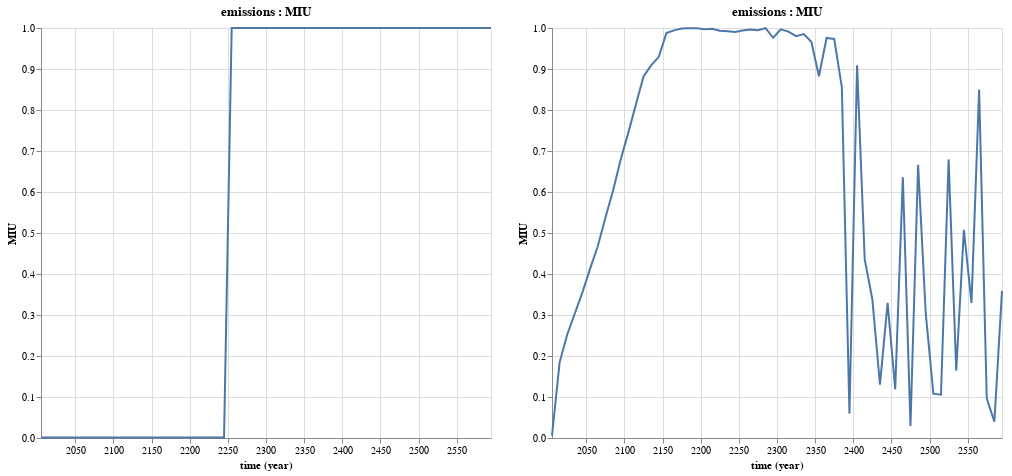

Here is the notebook cell this chart was saved with:
### Markdown cell above
We can now plot the business as usual policy and compare it with the optimal policy our solver found:

### Code cell
@vlplot(resolve={scale={y=:shared}}) + [Mimi.plot(m_dice1, :emissions, :MIU) Mimi.plot(m_opt, :emissions, :MIU)]

### Figure 1 — Vega-Lite specification as saved in the notebook (floating-point values rounded to 4 significant figures)
{"hconcat": [{"$schema": "https://vega.github.io/schema/vega-lite/v2.0.json", "data": {"values": [{"MIU": "0.001", "time": "2005-01-01"}, {"MIU": "0.001", "time": "2015-01-01"}, {"MIU": "0.001", "time": "2025-01-01"}, {"MIU": "0.001", "time": "2035-01-01"}, {"MIU": "0.001", "time": "2045-01-01"}, {"MIU": "0.001", "time": "2055-01-01"}, {"MIU": "0.001", "time": "2065-01-01"}, {"MIU": "0.001", "time": "2075-01-01"}, {"MIU": "0.001", "time": "2085-01-01"}, {"MIU": "0.001", "time": "2095-01-01"}, {"MIU": "0.001", "time": "2105-01-01"}, {"MIU": "0.001", "time": "2115-01-01"}, {"MIU": "0.001", "time": "2125-01-01"}, {"MIU": "0.001", "time": "2135-01-01"}, {"MIU": "0.001", "time": "2145-01-01"}, {"MIU": "0.001", "time": "2155-01-01"}, {"MIU": "0.001", "time": "2165-01-01"}, {"MIU": "0.001", "time": "2175-01-01"}, {"MIU": "0.001", "time": "2185-01-01"}, {"MIU": "0.001", "time": "2195-01-01"}, {"MIU": "0.001", "time": "2205-01-01"}, {"MIU": "0.001", "time": "2215-01-01"}, {"MIU": "0.001", "time": "2225-01-01"}, {"MIU": "0.001", "time": "2235-01-01"}, {"MIU": "0.001", "time": "2245-01-01"}, {"MIU": "1.0", "time": "2255-01-01"}, {"MIU": "1.0", "time": "2265-01-01"}, {"MIU": "1.0", "time": "2275-01-01"}, {"MIU": "1.0", "time": "2285-01-01"}, {"MIU": "1.0", "time": "2295-01-01"}, {"MIU": "1.0", "time": "2305-01-01"}, {"MIU": "1.0", "time": "2315-01-01"}, {"MIU": "1.0", "time": "2325-01-01"}, {"MIU": "1.0", "time": "2335-01-01"}, {"MIU": "1.0", "time": "2345-01-01"}, {"MIU": "1.0", "time": "2355-01-01"}, {"MIU": "1.0", "time": "2365-01-01"}, {"MIU": "1.0", "time": "2375-01-01"}, {"MIU": "1.0", "time": "2385-01-01"}, {"MIU": "1.0", "time": "2395-01-01"}, {"MIU": "1.0", "time": "2405-01-01"}, {"MIU": "1.0", "time": "2415-01-01"}, {"MIU": "1.0", "time": "2425-01-01"}, {"MIU": "1.0", "time": "2435-01-01"}, {"MIU": "1.0", "time": "2445-01-01"}, {"MIU": "1.0", "time": "2455-01-01"}, {"MIU": "1.0", "time": "2465-01-01"}, {"MIU": "1.0", "time": "2475-01-01"}, {"MIU": "1.0", "time": "2485-01-01"}, {"MIU": "1.0", "time": "2495-01-01"}, {"MIU": "1.0", "time": "2505-01-01"}, {"MIU": "1.0", "time": "2515-01-01"}, {"MIU": "1.0", "time": "2525-01-01"}, {"MIU": "1.0", "time": "2535-01-01"}, {"MIU": "1.0", "time": "2545-01-01"}, {"MIU": "1.0", "time": "2555-01-01"}, {"MIU": "1.0", "time": "2565-01-01"}, {"MIU": "1.0", "time": "2575-01-01"}, {"MIU": "1.0", "time": "2585-01-01"}, {"MIU": "1.0", "time": "2595-01-01"}]}, "description": "plot for a specific component variable pair", "encoding": {"x": {"field": "time", "timeUnit": "utcyear", "type": "temporal"}, "y": {"field": "MIU", "type": "quantitative"}}, "height": 410, "mark": {"type": "line"}, "title": "emissions : MIU", "width": 450}, {"$schema": "https://vega.github.io/schema/vega-lite/v2.0.json", "data": {"values": [{"MIU": "0.00569491061323299", "time": "2005-01-01"}, {"MIU": "0.18450898118965592", "time": "2015-01-01"}, {"MIU": "0.25246495880722963", "time": "2025-01-01"}, {"MIU": "0.30430414073100204", "time": "2035-01-01"}, {"MIU": "0.3558015876349339", "time": "2045-01-01"}, {"MIU": "0.41315108108379334", "time": "2055-01-01"}, {"MIU": "0.4675019074821361", "time": "2065-01-01"}, {"MIU": "0.5371662118346194", "time": "2075-01-01"}, {"MIU": "0.6028889726074789", "time": "2085-01-01"}, {"MIU": "0.678771599587147", "time": "2095-01-01"}, {"MIU": "0.7442358595370807", "time": "2105-01-01"}, {"MIU": "0.8135984959662756", "time": "2115-01-01"}, {"MIU": "0.8816347721663855", "time": "2125-01-01"}, {"MIU": "0.9087202425561474", "time": "2135-01-01"}, {"MIU": "0.9295921155057307", "time": "2145-01-01"}, {"MIU": "0.987498242597332", "time": "2155-01-01"}, {"MIU": "0.9941679631963448", "time": "2165-01-01"}, {"MIU": "0.9989879549653612", "time": "2175-01-01"}, {"MIU": "0.9995707605995148", "time": "2185-01-01"}, {"MIU": "0.9994955054772058", "time": "2195-01-01"}, {"MIU": "0.9971038621420227", "time": "2205-01-01"}, {"MIU": "0.9983688850589647", "time": "2215-01-01"}, {"MIU": "0.9934671654038713", "time": "2225-01-01"}, {"MIU": "0.9921436296055262", "time": "2235-01-01"}, {"MIU": "0.9901139989542257", "time": "2245-01-01"}, {"MIU": "0.9938009333734087", "time": "2255-01-01"}, {"MIU": "0.9962666549038272", "time": "2265-01-01"}, {"MIU": "0.9947800764187997", "time": "2275-01-01"}, {"MIU": "0.9996554851328118", "time": "2285-01-01"}, {"MIU": "0.9761273880676925", "time": "2295-01-01"}, {"MIU": "0.9968075675652088", "time": "2305-01-01"}, {"MIU": "0.9912625713738572", "time": "2315-01-01"}, {"MIU": "0.980194300871145", "time": "2325-01-01"}, {"MIU": "0.9851793377439033", "time": "2335-01-01"}, {"MIU": "0.9662302642378383", "time": "2345-01-01"}, {"MIU": "0.8824056163405606", "time": "2355-01-01"}, {"MIU": "0.9757010596966931", "time": "2365-01-01"}, {"MIU": "0.9732582507938815", "time": "2375-01-01"}, {"MIU": "0.8557788946479267", "time": "2385-01-01"}, {"MIU": "0.058970952368899814", "time": "2395-01-01"}, {"MIU": "0.9092657078274267", "time": "2405-01-01"}, {"MIU": "0.4356329627588999", "time": "2415-01-01"}, {"MIU": "0.33839626835796943", "time": "2425-01-01"}, {"MIU": "0.1300566771350732", "time": "2435-01-01"}, {"MIU": "0.32960145542494956", "time": "2445-01-01"}, {"MIU": "0.1187378683398847", "time": "2455-01-01"}, {"MIU": "0.6358216261135586", "time": "2465-01-01"}, {"MIU": "0.029133127153345706", "time": "2475-01-01"}, {"MIU": "0.6662516071377066", "time": "2485-01-01"}, {"MIU": "0.30440796283203375", "time": "2495-01-01"}, {"MIU": "0.10813240235315041", "time": "2505-01-01"}, {"MIU": "0.10561546299425578", "time": "2515-01-01"}, {"MIU": "0.6789847797549842", "time": "2525-01-01"}, {"MIU": "0.16416290124717553", "time": "2535-01-01"}, {"MIU": "0.5073934911938273", "time": "2545-01-01"}, {"MIU": "0.3296353063983586", "time": "2555-01-01"}, {"MIU": "0.8500229518107679", "time": "2565-01-01"}, {"MIU": "0.09661697081773263", "time": "2575-01-01"}, {"MIU": "0.03985252542903288", "time": "2585-01-01"}, {"MIU": "0.3588264118663804", "time": "2595-01-01"}]}, "description": "plot for a specific component variable pair", "encoding": {"x": {"field": "time", "timeUnit": "utcyear", "type": "temporal"}, "y": {"field": "MIU", "type": "quantitative"}}, "height": 410, "mark": {"type": "line"}, "title": "emissions : MIU", "width": 450}], "resolve": {"scale": {"y": "shared"}}}
